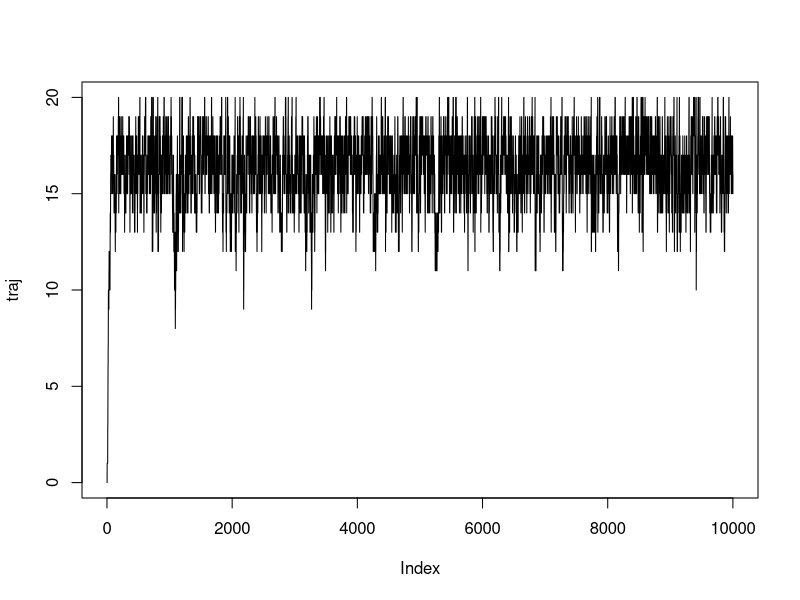
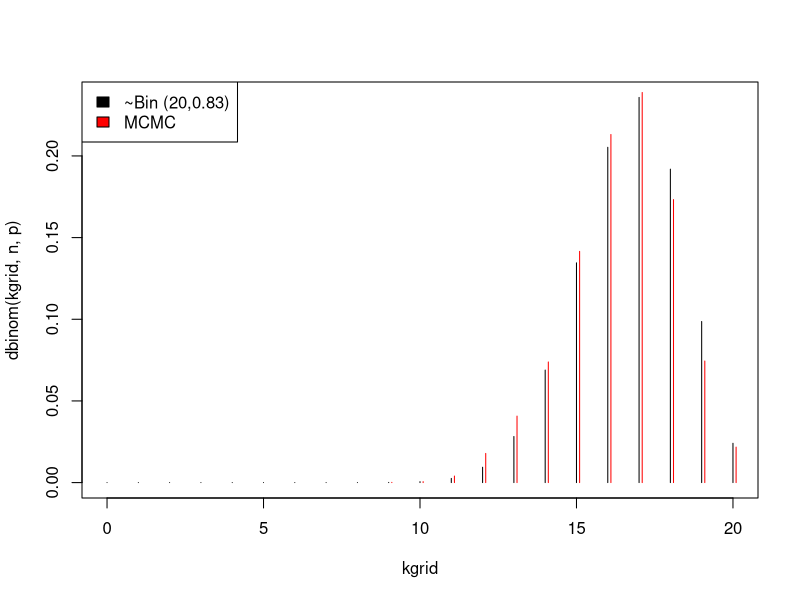
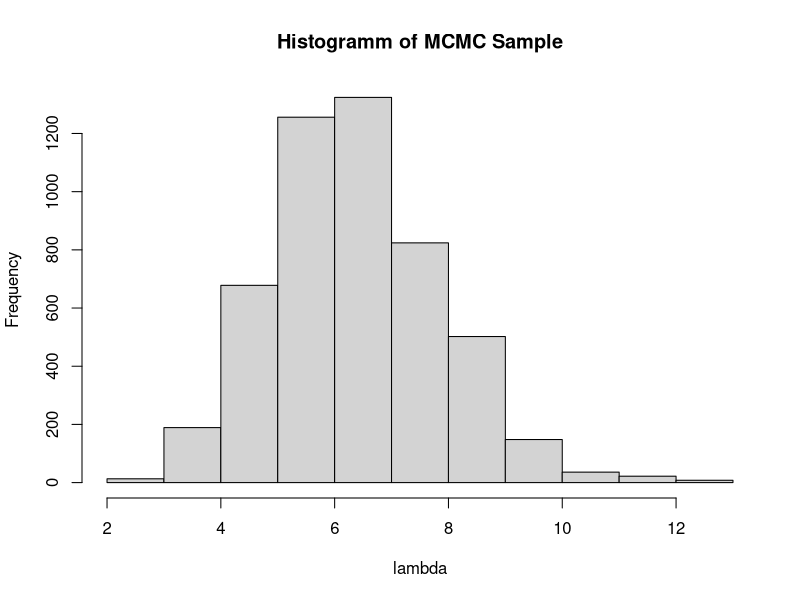
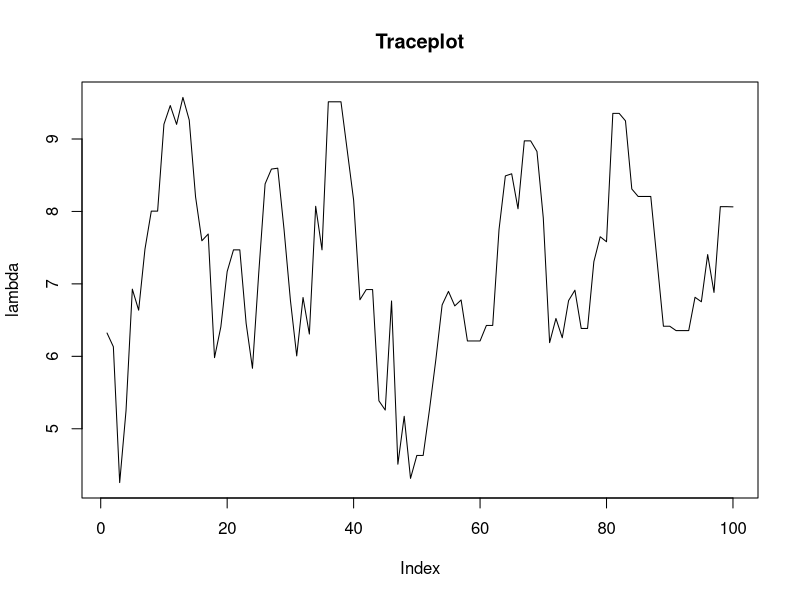
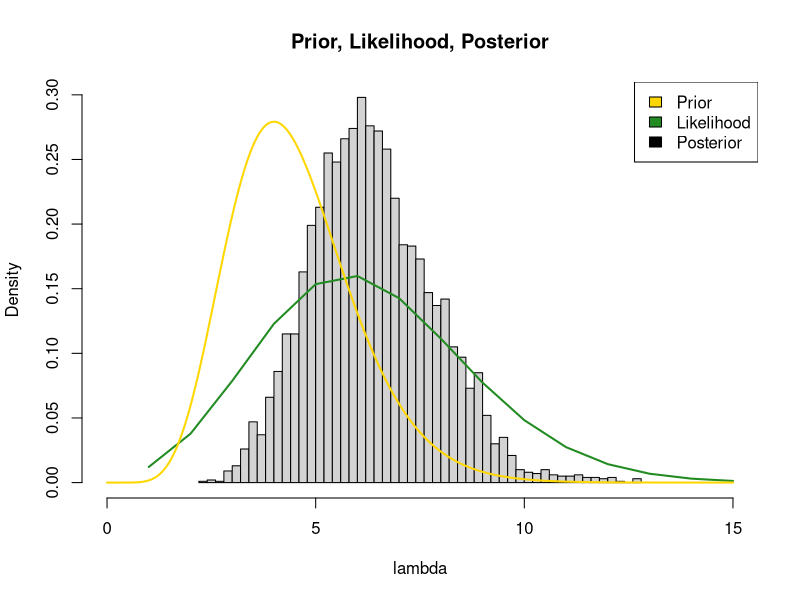
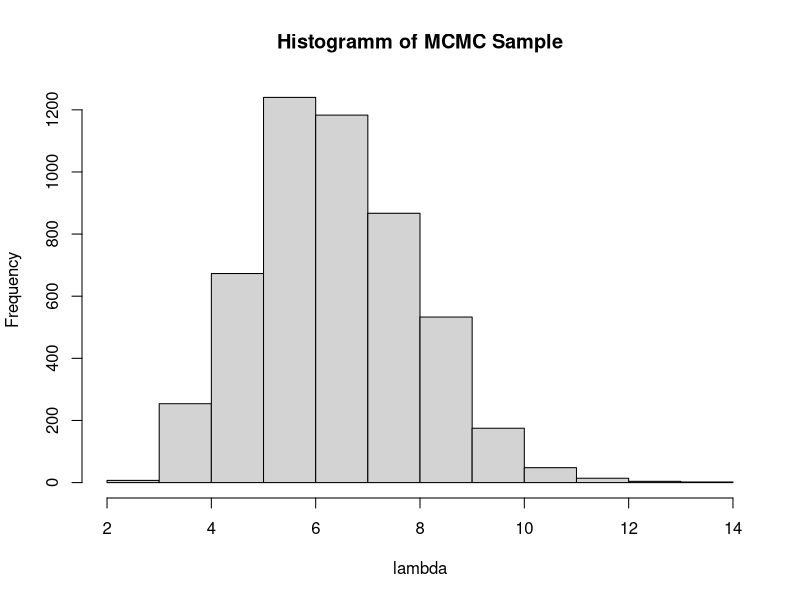
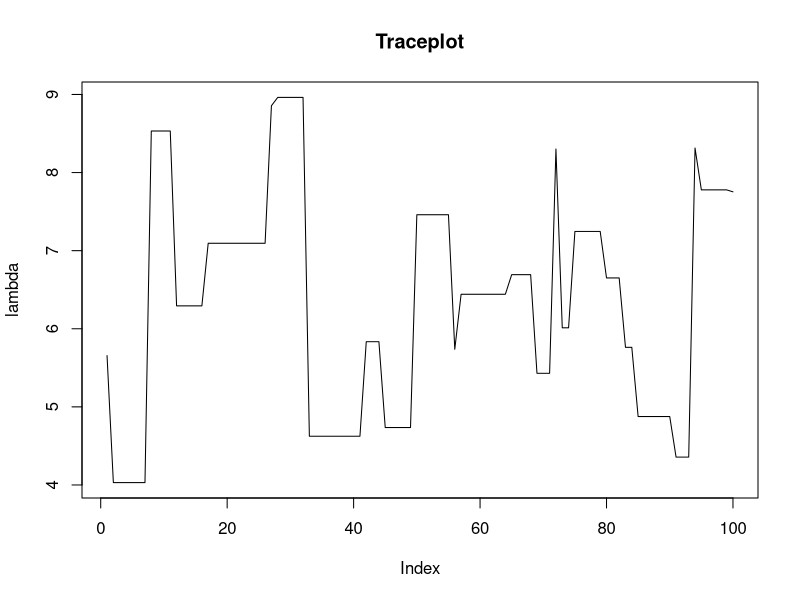
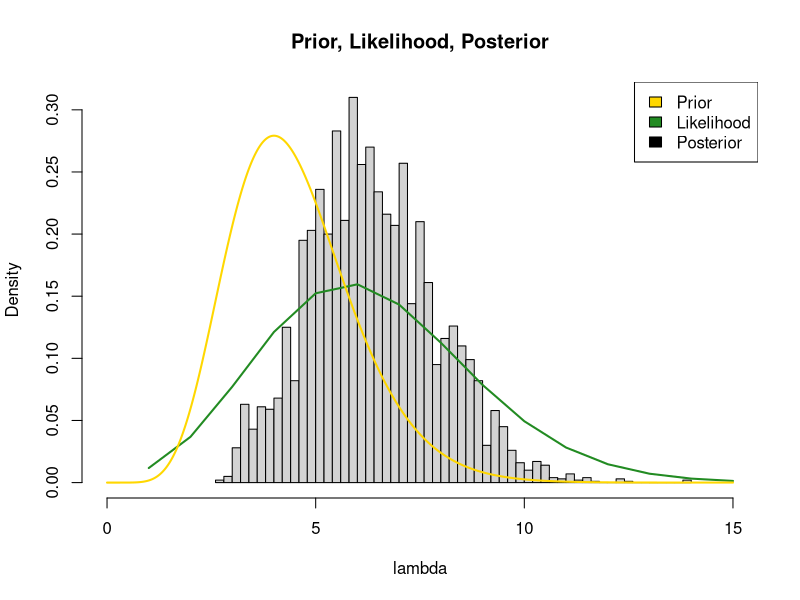

Write the R code that produced these figures, in order.
## ---- chunk 1
binom_dist <- function(k,n,p){
  # k = current state
  # n = amount of samples per simulation
  # p = Success Rate
  dbinom(x=k, size=n,p)}

proposal <- function(state){
  if (state ==0){
    nextstate <- sample(0:1, size=1) #lower margin
  }
  else if (state ==n){
    nextstate <- sample(n-1:n, size=1) #upper margin
  }
  else{
    nextstate <- state+sample(c(-1,1), size=1) 
  }
}

mcmc <- function(nsim, start, n, p){
  # nsim = total count of simulations
  # n = amount of samples per simulation
  # p = Success Rate
  # start = Number of observations to throw away due to Burn in
  
  out <- c(start, rep(NA,nsim))
  k <- start
  for (i  in 2:(nsim+1)){
    k_proposal <- proposal(k)
    alpha <- binom_dist(k_proposal,n,p)/binom_dist(k,n,p)
    if(runif(1) < alpha) k<- k_proposal
    out[i] <- k }
  out
}
## ---- chunk 2
n = 20
p = 0.83

traj <- mcmc(nsim=10000, start=0,n=n, p=p)
plot(traj, type="l")
traj <- traj[-(1:3000)] #burn in phase

## ---- chunk 3
tab <- table(traj)
kgrid <- 0:n
plot(kgrid, dbinom(kgrid, n, p), type="h")
lines(as.integer(names(tab))+0.1, tab/sum(tab), type="h", col="red")
legend("topleft", c("~Bin (20,0.83)", "MCMC"), fill=c("black", "red"))

## ---- chunk 4
k=16
n=20
p=0.83

alpha15 =binom_dist(15,n,p)/binom_dist(k,n,p); (min(1,alpha15))
alpha17 = binom_dist(17,n,p)/binom_dist(k,n,p); (min(1,alpha17))
## ---- chunk 5
posterior <- function(lambda, alpha, beta, k){
  ifelse(lambda >= 0, dpois(x=k, lambda = lambda)*
      dgamma(x=lambda, shape=alpha, scale = beta),0)}


library(MCMCpack)

metropolis <- MCMCmetrop1R(
  fun = posterior, theta.init = 0.1,
  tune=1, burnin = 5000, mcmc = 5000, thin=1, logfun =F,
  V=matrix(1), alpha=9, beta=0.5, k=10)
## ---- chunk 6
traject <- as.vector(metropolis[,1])
hist(traject, xlab="lambda", main="Histogramm of MCMC Sample")

plot(traject[1:100], type="l", main="Traceplot", xlab="Index", ylab="lambda")
#abline(h=lambda)

lambda=median(traject); lambda

x = seq(0,15,0.001)
hist(traject, 50, freq = F, main="Prior, Likelihood, Posterior", xlim=c(0,15), xlab="lambda")
lines(1:15, dpois(1:15, lambda), type="l", col="forestgreen", lwd=2)
lines(x, dgamma(x, scale = 0.5,shape=9), type="l", col="gold", lwd=2)
legend("topright", legend=c("Prior", "Likelihood", "Posterior"), fill=c("gold", "forestgreen", "black"))
## ---- chunk 7
metropolis2 <- MCMCmetrop1R(
  fun = posterior, theta.init = 0.1,
  tune=8.6, burnin = 5000, mcmc = 5000, thin=1, logfun =F,
  V=matrix(1), alpha=9, beta=0.5, k=10)
## ---- chunk 8
traject2 <- as.vector(metropolis2[,1])
hist(traject2, xlab="lambda", main="Histogramm of MCMC Sample")

plot(traject2[1:100], type="l", main="Traceplot", xlab="Index", ylab="lambda")

lambda2=median(traject2); lambda2

x = seq(0,15,0.001)
hist(traject2, 50, freq = F, main="Prior, Likelihood, Posterior", xlim=c(0,15), xlab="lambda")
lines(1:15, dpois(1:15, lambda2), type="l", col="forestgreen", lwd=2)
lines(x, dgamma(x, scale = 0.5,shape=9), type="l", col="gold", lwd=2)
legend("topright", legend=c("Prior", "Likelihood", "Posterior"), fill=c("gold", "forestgreen", "black"))
